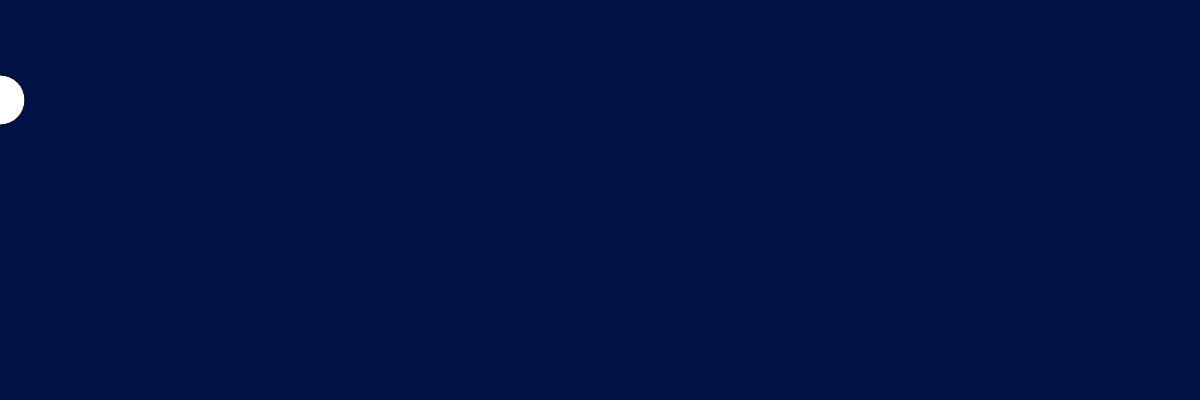
Frame 1 (no input)
Frame 60 (no input): identical to frame 1, image omitted
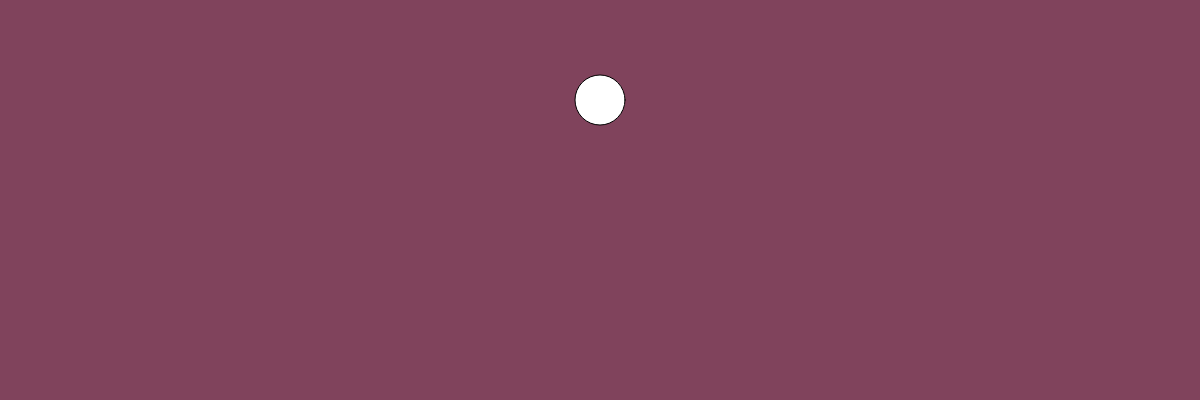
Frame 120 (the mouse pressed at the canvas centre since frame 60)

The p5.js sketch that drew these frames (run headless with seeded random() and noise() and a simulated clock; from frame 60 on, the mouse is pressed at the canvas centre):

// p5.js sketch
// ── sketch.js

var r = 0;
var g = 50;
var b=255;


// INITIALIZE ALL YOUR VARIABLES
// Ideally you would create 3 variables. red blue green or r, g, b


function setup(){

  createCanvas(1200,400);
  
}


function draw(){

  // change the value of Red based on the mouse movement about the X axis
  // change the value of Green based on the mouse movement about the X axis
  r=map(mouseX,0,1200,0,255);
  // change the value of Blue based on the mouse movement about the X axis
  g=map(mouseX,400,1000,50,100);
  // Use the map() function to do so. 
  b=map(mouseX,50,800,70,100);
  // Pass the values to the background() function you have learnt previously.
  background(r,g,b);
  fill(255);
  ellipse(mouseX,100,50,50);
  // Create an ellipse that will move around with you mouse about the X axis.
  // Remember to fill the canvas with white paint before creating the ellipse.
}
